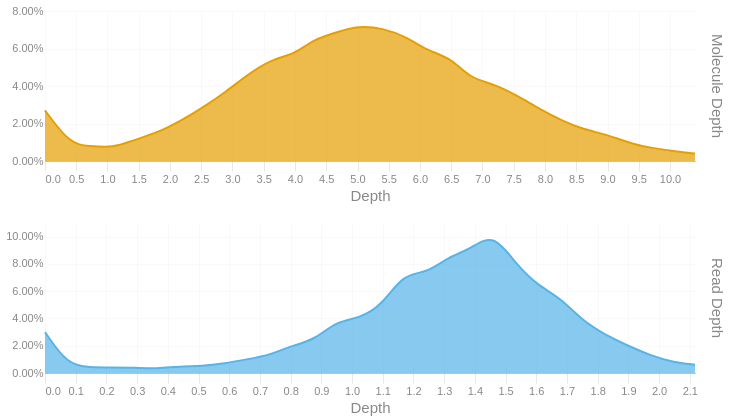

The cell this chart's notebook holds for it:
### Code cell
readdep = depth_hist(tb['Read Depth'], q99, 3)
readdep = readdep.with_columns(pl.lit('Read Depth').alias('Metric'))
if not SKIPLR:
    moldep = depth_hist(tb['Molecule Depth'], mol_q99, 1)
    moldep = moldep.with_columns(pl.lit('Molecule Depth').alias('Metric'))
    _hist = pl.concat([readdep, moldep])
    _hist = _hist.filter(pl.col('Proportion') != 0)
    with SafeRender(_hist):
        (
            alt.Chart(_hist)        
            .mark_area(interpolate = "basis")
            .encode(
                x=alt.X('Bin:Q').scale(domainMin=0).axis(alt.Axis(title='Depth')),
                y = alt.Y('Proportion:Q', title = None).axis(format = '.2%'),
                color = alt.Color('Metric:N').legend(None),
                row = alt.Row("Metric:N").header(title = None, labelOrient = 'right'),
                tooltip = [
                    alt.Tooltip("Metric:N", title = "Metric"),
                    alt.Tooltip('Interval:N', title = "Depth Interval"),
                    alt.Tooltip('Proportion:Q', title = "% Alignments").format('.2%')
                ]
            )
            .resolve_scale(x='independent', y='independent')
            .properties(
                height = 150, width = 650,
                usermeta={'embedOptions': {'downloadFileName': f'{samplename}.depth.hist'}}
            )
        ).display()
else:
    readdep = readdep.filter(pl.col('Proportion') != 0)
    with SafeRender(readdep):
        (
            alt.Chart(readdep)        
            .mark_area(interpolate = "basis")
            .encode(
                x=alt.X('Bin:Q').scale(domainMin=0).axis(alt.Axis(title='Depth')),
                y = alt.Y('Proportion:Q', title = None).axis(format = '.2%'),
                tooltip = [
                    alt.Tooltip('Interval:N', title = "Depth Interval"),
                    alt.Tooltip('Proportion:Q', title = "% Alignments").format('.2%')
                ]
            )
            .properties(
                usermeta={'embedOptions': {'downloadFileName': f'{samplename}.depth.hist'}}
            )
        ).display()

### Figure 1 — Vega-Lite specification as saved in the notebook (floating-point values rounded to 4 significant figures)
{"width": 650, "height": 150, "config": {"title": {"anchor": "start", "dy": -15, "fontSize": 18, "color": "#888888", "subtitleColor": "#888888", "subtitleFontSize": 14}, "arc": {"fill": "#0072B2"}, "axis": {"domainColor": "#888888", "domainWidth": 0.5, "gridWidth": 0.2, "grid": false, "titleFontWeight": 400, "titleFontSize": 15, "labelFontSize": 11, "labelColor": "#888888", "tickColor": "#888888", "tickWidth": 0.2, "titleColor": "#888888"}, "axisBand": {"grid": false}, "axisX": {"grid": true, "tickSize": 10, "domainCap": "round"}, "axisY": {"domain": false, "grid": true, "tickSize": 0, "domainCap": "round"}, "background": "transparent", "header": {"labelFontSize": 15, "labelColor": "#888888", "titleFontSize": 15, "titleFontWeight": 600, "titleColor": "#888888"}, "legend": {"labelFont": "sans-serif", "labelFontSize": 12, "labelColor": "#888888", "symbolSize": 100, "symbolType": "circle", "titleFontSize": 12, "titlePadding": 10, "titleColor": "#888888", "title": null}, "range": {"category": ["#E69F00", "#56B4E9", "#009E73", "#F0E442", "#0072B2", "#D55E00", "#CC79A7", "#000000"], "diverging": ["#cfe8f3", "#a2d4ec", "#73bfe2", "#46abdb", "#1696d2", "#12719e"]}, "area": {"fill": "#0072B2", "fillOpacity": 0.7, "line": true, "strokeOpacity": 0.7}, "line": {"color": "#0072B2", "stroke": "#0072B2", "strokeWidth": 2}, "trail": {"color": "#0072B2", "stroke": "#0072B2", "strokeWidth": 0, "size": 1}, "point": {"filled": true, "fillOpacity": 1.0, "size": 95}, "text": {"color": "#888888", "fontSize": 11, "align": "right", "fontWeight": 400, "size": 11}, "bar": {"fill": "#0072B2", "stroke": null}, "view": {"stroke": null, "continuousWidth": 660, "continuousHeight": 400}}, "data": {"name": "data-3f1ef120371e07d8405b1771ca5374b2"}, "mark": {"type": "area", "interpolate": "basis"}, "encoding": {"color": {"field": "Metric", "legend": null, "type": "nominal"}, "row": {"field": "Metric", "header": {"title": null, "labelOrient": "right"}, "type": "nominal"}, "tooltip": [{"field": "Metric", "title": "Metric", "type": "nominal"}, {"field": "Interval", "title": "Depth Interval", "type": "nominal"}, {"field": "Proportion", "format": ".2%", "title": "% Alignments", "type": "quantitative"}], "x": {"axis": {"title": "Depth"}, "field": "Bin", "scale": {"domainMin": 0}, "type": "quantitative"}, "y": {"axis": {"format": ".2%"}, "field": "Proportion", "title": null, "type": "quantitative"}}, "resolve": {"scale": {"x": "independent", "y": "independent"}}, "usermeta": {"embedOptions": {"downloadFileName": "S1_Tusket_036.depth.hist"}}, "$schema": "https://vega.github.io/schema/vega-lite/v6.1.0.json", "datasets": {"data-3f1ef120371e07d8405b1771ca5374b2": [{"Bin": 0.0, "Interval": "0.0-0.073", "Proportion": 0.03, "Metric": "Read Depth"}, {"Bin": 0.073, "Interval": "0.073-0.146", "Proportion": 0.006, "Metric": "Read Depth"}, {"Bin": 0.146, "Interval": "0.146-0.219", "Proportion": 0.004, "Metric": "Read Depth"}, {"Bin": 0.219, "Interval": "0.219-0.292", "Proportion": 0.004, "Metric": "Read Depth"}, {"Bin": 0.292, "Interval": "0.292-0.365", "Proportion": 0.004, "Metric": "Read Depth"}, {"Bin": 0.365, "Interval": "0.365-0.438", "Proportion": 0.003, "Metric": "Read Depth"}, {"Bin": 0.438, "Interval": "0.438-0.511", "Proportion": 0.005, "Metric": "Read Depth"}, {"Bin": 0.511, "Interval": "0.511-0.584", "Proportion": 0.005, "Metric": "Read Depth"}, {"Bin": 0.584, "Interval": "0.584-0.657", "Proportion": 0.007, "Metric": "Read Depth"}, {"Bin": 0.657, "Interval": "0.657-0.73", "Proportion": 0.01, "Metric": "Read Depth"}, {"Bin": 0.73, "Interval": "0.73-0.803", "Proportion": 0.013, "Metric": "Read Depth"}, {"Bin": 0.803, "Interval": "0.803-0.876", "Proportion": 0.02, "Metric": "Read Depth"}, {"Bin": 0.876, "Interval": "0.876-0.949", "Proportion": 0.024, "Metric": "Read Depth"}, {"Bin": 0.949, "Interval": "0.949-1.022", "Proportion": 0.038, "Metric": "Read Depth"}, {"Bin": 1.022, "Interval": "1.022-1.095", "Proportion": 0.04, "Metric": "Read Depth"}, {"Bin": 1.095, "Interval": "1.095-1.168", "Proportion": 0.049, "Metric": "Read Depth"}, {"Bin": 1.168, "Interval": "1.168-1.241", "Proportion": 0.073, "Metric": "Read Depth"}, {"Bin": 1.241, "Interval": "1.241-1.314", "Proportion": 0.073, "Metric": "Read Depth"}, {"Bin": 1.314, "Interval": "1.314-1.387", "Proportion": 0.085, "Metric": "Read Depth"}, {"Bin": 1.387, "Interval": "1.387-1.46", "Proportion": 0.091, "Metric": "Read Depth"}, {"Bin": 1.46, "Interval": "1.46-1.533", "Proportion": 0.103, "Metric": "Read Depth"}, {"Bin": 1.533, "Interval": "1.533-1.606", "Proportion": 0.08, "Metric": "Read Depth"}, {"Bin": 1.606, "Interval": "1.606-1.679", "Proportion": 0.064, "Metric": "Read Depth"}, {"Bin": 1.679, "Interval": "1.679-1.752", "Proportion": 0.055, "Metric": "Read Depth"}, {"Bin": 1.752, "Interval": "1.752-1.825", "Proportion": 0.038, "Metric": "Read Depth"}, {"Bin": 1.825, "Interval": "1.825-1.898", "Proportion": 0.028, "Metric": "Read Depth"}, {"Bin": 1.898, "Interval": "1.898-1.971", "Proportion": 0.02, "Metric": "Read Depth"}, {"Bin": 1.971, "Interval": "1.971-2.044", "Proportion": 0.013, "Metric": "Read Depth"}, {"Bin": 2.044, "Interval": "2.044-2.117", "Proportion": 0.008, "Metric": "Read Depth"}, {"Bin": 2.117, "Interval": "2.117-2.19", "Proportion": 0.006, "Metric": "Read Depth"}, {"Bin": 0.0, "Interval": "0.0-0.4", "Proportion": 0.027, "Metric": "Molecule Depth"}, {"Bin": 0.4, "Interval": "0.4-0.7", "Proportion": 0.009, "Metric": "Molecule Depth"}, {"Bin": 0.7, "Interval": "0.7-1.1", "Proportion": 0.008, "Metric": "Molecule Depth"}, {"Bin": 1.1, "Interval": "1.1-1.4", "Proportion": 0.007, "Metric": "Molecule Depth"}, {"Bin": 1.4, "Interval": "1.4-1.8", "Proportion": 0.011, "Metric": "Molecule Depth"}, {"Bin": 1.8, "Interval": "1.8-2.2", "Proportion": 0.015, "Metric": "Molecule Depth"}, {"Bin": 2.2, "Interval": "2.2-2.5", "Proportion": 0.022, "Metric": "Molecule Depth"}, {"Bin": 2.5, "Interval": "2.5-2.9", "Proportion": 0.028, "Metric": "Molecule Depth"}, {"Bin": 2.9, "Interval": "2.9-3.2", "Proportion": 0.037, "Metric": "Molecule Depth"}, {"Bin": 3.2, "Interval": "3.2-3.6", "Proportion": 0.045, "Metric": "Molecule Depth"}, {"Bin": 3.6, "Interval": "3.6-4.0", "Proportion": 0.054, "Metric": "Molecule Depth"}, {"Bin": 4.0, "Interval": "4.0-4.3", "Proportion": 0.057, "Metric": "Molecule Depth"}, {"Bin": 4.3, "Interval": "4.3-4.7", "Proportion": 0.065, "Metric": "Molecule Depth"}, {"Bin": 4.7, "Interval": "4.7-5.0", "Proportion": 0.069, "Metric": "Molecule Depth"}, {"Bin": 5.0, "Interval": "5.0-5.4", "Proportion": 0.072, "Metric": "Molecule Depth"}, {"Bin": 5.4, "Interval": "5.4-5.8", "Proportion": 0.071, "Metric": "Molecule Depth"}, {"Bin": 5.8, "Interval": "5.8-6.1", "Proportion": 0.066, "Metric": "Molecule Depth"}, {"Bin": 6.1, "Interval": "6.1-6.5", "Proportion": 0.059, "Metric": "Molecule Depth"}, {"Bin": 6.5, "Interval": "6.5-6.8", "Proportion": 0.055, "Metric": "Molecule Depth"}, {"Bin": 6.8, "Interval": "6.8-7.2", "Proportion": 0.044, "Metric": "Molecule Depth"}, {"Bin": 7.2, "Interval": "7.2-7.6", "Proportion": 0.041, "Metric": "Molecule Depth"}, {"Bin": 7.6, "Interval": "7.6-7.9", "Proportion": 0.034, "Metric": "Molecule Depth"}, {"Bin": 7.9, "Interval": "7.9-8.3", "Proportion": 0.028, "Metric": "Molecule Depth"}, {"Bin": 8.3, "Interval": "8.3-8.6", "Proportion": 0.021, "Metric": "Molecule Depth"}, {"Bin": 8.6, "Interval": "8.6-9.0", "Proportion": 0.017, "Metric": "Molecule Depth"}, {"Bin": 9.0, "Interval": "9.0-9.4", "Proportion": 0.014, "Metric": "Molecule Depth"}, {"Bin": 9.4, "Interval": "9.4-9.7", "Proportion": 0.009, "Metric": "Molecule Depth"}, {"Bin": 9.7, "Interval": "9.7-10.1", "Proportion": 0.007, "Metric": "Molecule Depth"}, {"Bin": 10.1, "Interval": "10.1-10.4", "Proportion": 0.005, "Metric": "Molecule Depth"}, {"Bin": 10.4, "Interval": "10.4-10.81", "Proportion": 0.004, "Metric": "Molecule Depth"}]}}
